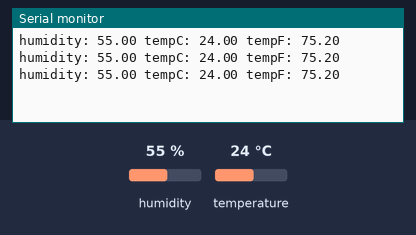
The sketch below on a simulated Arduino Uno, built with avr-gcc and run on an emulated ATmega328P. On the bench: the last lines printed to the serial monitor. The test bench sets the inputs (shaded band); at power-on: humidity 55 %, temperature 24 °C.

Above: at 1.7 s.
1.8 s: humidity set to 22 %
At 3.0 s:
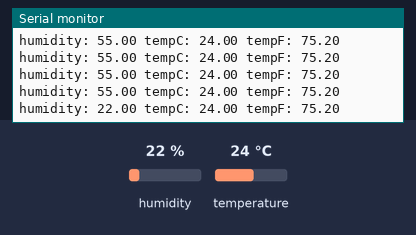
4.5 s: temperature set to 12 °C
At 5.0 s:
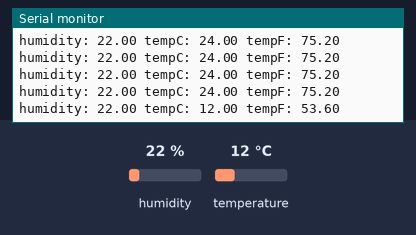
7.2 s: humidity set to 40 %
At 7.2 s:
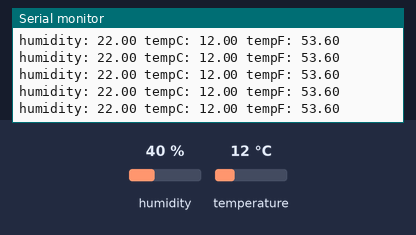
Timing chart, 0 to 10.2 s (numbered marks = the images above; inputs shaded):
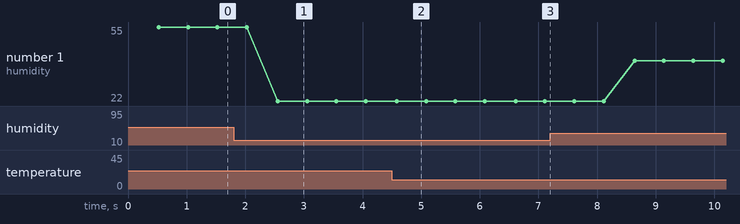

Measured:
- after the input at 1.8 s, the serial monitor: prints a new line after 0.75 s (image 1)
- after the input at 4.5 s, the serial monitor: prints a new line after 0.08 s (image 2)
- plotted number 1: 55 → 22 after the input at 1.8 s, 22 → 40 after the input at 7.2 s

The sketch:

Temp_and_Humidity_sensor.ino
```cpp
#include <DHT.h>
#define Type DHT11

int sensePin = 2;
DHT HT(sensePin, Type);
float humidity;
float tempC;
float tempF;
int setupTime = 500;
int dt = 500;
void setup() {
  // put your setup code here, to run once:
  Serial.begin(9600);
  HT.begin();
  delay(setupTime);
}

void loop() {
  // put your main code here, to run repeatedly:
  humidity = HT.readHumidity();
  tempC = HT.readTemperature();
  tempF = HT.readTemperature(true);
  Serial.print("humidity: ");
  Serial.print(humidity);
  Serial.print(" tempC: ");
  Serial.print(tempC);
  Serial.print(" tempF: ");
  Serial.println(tempF);
  delay(dt);
}
```
